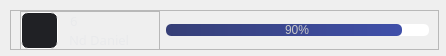
<?xml version="1.0" encoding="UTF-8"?>
<ui version="4.0">
 <class>Form</class>
 <widget class="QWidget" name="Form">
  <property name="geometry">
   <rect>
    <x>0</x>
    <y>0</y>
    <width>446</width>
    <height>56</height>
   </rect>
  </property>
  <property name="windowTitle">
   <string>Form</string>
  </property>
  <widget class="QFrame" name="frame_42">
   <property name="geometry">
    <rect>
     <x>10</x>
     <y>10</y>
     <width>429</width>
     <height>40</height>
    </rect>
   </property>
   <property name="maximumSize">
    <size>
     <width>16777215</width>
     <height>40</height>
    </size>
   </property>
   <property name="frameShape">
    <enum>QFrame::StyledPanel</enum>
   </property>
   <property name="frameShadow">
    <enum>QFrame::Raised</enum>
   </property>
   <layout class="QHBoxLayout" name="horizontalLayout_14">
    <property name="leftMargin">
     <number>9</number>
    </property>
    <property name="topMargin">
     <number>0</number>
    </property>
    <property name="rightMargin">
     <number>9</number>
    </property>
    <property name="bottomMargin">
     <number>0</number>
    </property>
    <item>
     <widget class="QFrame" name="frame_56">
      <property name="minimumSize">
       <size>
        <width>140</width>
        <height>40</height>
       </size>
      </property>
      <property name="maximumSize">
       <size>
        <width>16777215</width>
        <height>40</height>
       </size>
      </property>
      <property name="frameShape">
       <enum>QFrame::StyledPanel</enum>
      </property>
      <property name="frameShadow">
       <enum>QFrame::Raised</enum>
      </property>
      <widget class="QPushButton" name="icon_img_29">
       <property name="geometry">
        <rect>
         <x>1</x>
         <y>1</y>
         <width>37</width>
         <height>37</height>
        </rect>
       </property>
       <property name="minimumSize">
        <size>
         <width>37</width>
         <height>37</height>
        </size>
       </property>
       <property name="maximumSize">
        <size>
         <width>37</width>
         <height>37</height>
        </size>
       </property>
       <property name="styleSheet">
        <string notr="true">background-color: rgb(32, 33, 37);
border-radius:7px;
color: #ffffff;
border: 1px solid rgb(255, 255, 255)</string>
       </property>
       <property name="text">
        <string/>
       </property>
       <property name="icon">
        <iconset>
         <normaloff>../../../images/svg_images/daniel.jpg</normaloff>../../../images/svg_images/daniel.jpg</iconset>
       </property>
       <property name="iconSize">
        <size>
         <width>32</width>
         <height>32</height>
        </size>
       </property>
      </widget>
      <widget class="QLabel" name="nome_produto_32">
       <property name="geometry">
        <rect>
         <x>49</x>
         <y>24</y>
         <width>130</width>
         <height>10</height>
        </rect>
       </property>
       <property name="font">
        <font>
         <family>Zilla Slab Medium</family>
         <pointsize>10</pointsize>
        </font>
       </property>
       <property name="styleSheet">
        <string notr="true">color: rgb(233, 234, 236);</string>
       </property>
       <property name="text">
        <string>Nd Daniel</string>
       </property>
      </widget>
      <widget class="QLabel" name="chave_33">
       <property name="geometry">
        <rect>
         <x>50</x>
         <y>5</y>
         <width>30</width>
         <height>10</height>
        </rect>
       </property>
       <property name="font">
        <font>
         <family>Segoe UI Semibold</family>
         <pointsize>10</pointsize>
        </font>
       </property>
       <property name="styleSheet">
        <string notr="true">color: rgb(233, 234, 236);</string>
       </property>
       <property name="text">
        <string>6</string>
       </property>
      </widget>
     </widget>
    </item>
    <item>
     <widget class="QProgressBar" name="progressBar_9">
      <property name="maximumSize">
       <size>
        <width>16777215</width>
        <height>12</height>
       </size>
      </property>
      <property name="styleSheet">
       <string notr="true">QProgressBar {
	background-color: rgb( 255, 255, 255);
	color: rgb(200, 200, 200);
	border-radius: 5px;
	text-align: center;
}
QProgressBar::chunk{
	border-radius: 5px;
	background-color: qlineargradient(spread:pad, x1:0, y1:0, x2:1, y2:0, stop:0 rgba(54, 63, 118, 255), stop:1 rgba(64, 80, 170, 255));
}</string>
      </property>
      <property name="value">
       <number>90</number>
      </property>
     </widget>
    </item>
   </layout>
  </widget>
 </widget>
 <resources/>
 <connections/>
</ui>
